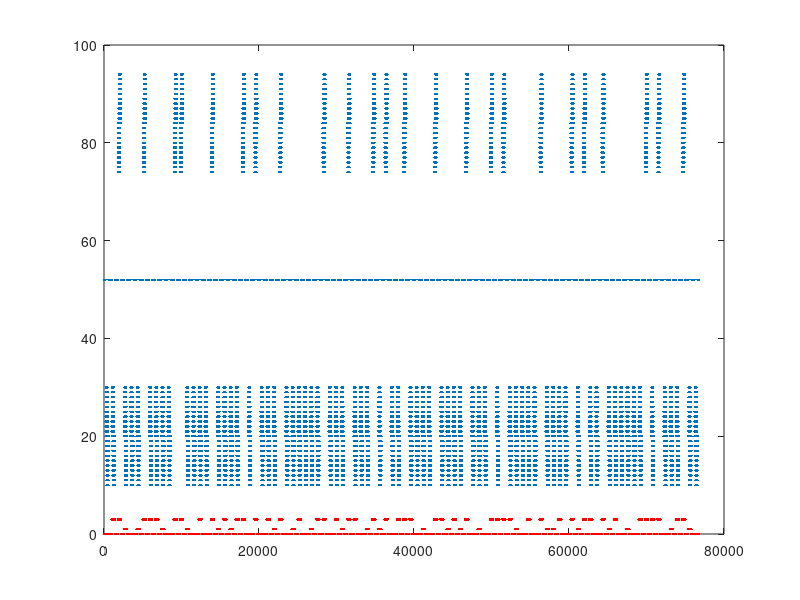

MATLAB code for this plot:
% makeFunctionTwoStripegs4rand.m
% 1/9/2012, modified from
% makeFunctionMultiStripegs4rand.m
% 12/4/2012, modified from
% makeFunctionMultiStripegs4.m
% 12/4/2012, modified from
% makeFunctionExpandingOscillatingStripe4.m
% 11/14/2012 modified from
% % makeFunctionExpandingStripe4.m and makeFunctionStripeBlobGrating3.m
% 11/14/2012, modified from
% makeFunctionSpinningStripe4.m
% 10/16/2012, modified from
% makeFunctionStripeBlobGratinggs4.m
% PTW 8/29/2012 hack for gs=4, modified from
% makeFunctionStripeBlobGratinggs3.m

UPDATE_RATE_FPS = 100;
OSC_DURATION_SEC = 4;
BLANK_DURATION_SEC = 4;
OSC_FREQ_HZ = .5;

step_size = 1/UPDATE_RATE_FPS;
tBlank = 0:step_size:BLANK_DURATION_SEC/2-step_size;
tOsc = 0:step_size:OSC_DURATION_SEC;
%% make oscillating stripe functions
OSC_AMP_FRAMES = 10; % 20 frames (pixels) = 45 degrees

CENTER_POS_OFFSET = 104; % center position is x=1 (or x=105)
MAX_POS_X = 104; % maximum pattern position
MAX_POS_Y = 4;
RIGHT_OSC_OFFSET = 20; % right position is x=21
LEFT_OSC_OFFSET = 84; % 85
BLANK_POS_OFFSET_X = 52; % 53
BLANK_POS_OFFSET_Y = 0; % blank position is y=1
ONE_STRIPE_OFFSET_Y = 0;
TWO_STRIPE_OFFSET_Y = 1;
THREE_STRIPE_OFFSET_Y = 2;
TWO_OPP_STRIPE_OFFSET_Y = 3;

funcBlankx = 0*tBlank+BLANK_POS_OFFSET_X;
funcOscPosDirx = round(OSC_AMP_FRAMES*sin(2*pi*OSC_FREQ_HZ*tOsc) + RIGHT_OSC_OFFSET);
funcOscNegDirx = round(-OSC_AMP_FRAMES*sin(2*pi*OSC_FREQ_HZ*tOsc) + LEFT_OSC_OFFSET);

funcBlanky = 0*tBlank+BLANK_POS_OFFSET_Y;

%%%%%%%%%%%%%%%%%%%%%%%%%%%
% FROM FUTURE: noticed bug, these should be [funcBlanky, tOsc*0 +
% ONE_STRIPE_OFFSET_Y, funcBlanky(1:end-1)];, etc but got lucky because
% mod(52, 4)=0, so mod(funcy, MAX_POS_Y) corrects mistake
%%%%%%%%%%%%%%%%%%%%%%%%%
allFuncy(1,:) = [funcBlanky, tOsc*0 + ONE_STRIPE_OFFSET_Y, funcBlankx(1:end-1)];
allFuncy(2,:) = [funcBlanky, tOsc*0 + TWO_STRIPE_OFFSET_Y, funcBlankx(1:end-1)];
allFuncy(3,:) = [funcBlanky, tOsc*0 + TWO_OPP_STRIPE_OFFSET_Y, funcBlankx(1:end-1)];
allFuncy(4,:) = [funcBlanky, tOsc*0 + TWO_OPP_STRIPE_OFFSET_Y, funcBlankx(1:end-1)];

allFuncx(1,:) = [funcBlankx,funcOscPosDirx, funcBlankx(1:end-1)];
allFuncx(2,:) = [funcBlankx,funcOscPosDirx, funcBlankx(1:end-1)];
allFuncx(3,:) = [funcBlankx,funcOscPosDirx, funcBlankx(1:end-1)];
allFuncx(4,:) = [funcBlankx,funcOscNegDirx, funcBlankx(1:end-1)];

allPerms = perms([1,2,3,4]);
allPerms = allPerms(randperm(size(allPerms,1))',:);
allPerms = reshape(allPerms',1,[]);

funcy = allFuncy(allPerms,:);
funcy = reshape(funcy',1,[]);
funcy = mod(funcy, MAX_POS_Y);

funcx = allFuncx(allPerms,:);
funcx = reshape(funcx',1,[]);
funcx = mod(funcx, MAX_POS_X);
%% save file

thisFullFileName =  mfilename('fullpath');
[thisDirectoryName,thisFileName,thisFileExtension] = fileparts(thisFullFileName);
%thisDirectoryName = 'C:\Users\nebulosa\Documents\panels\Matlab Codes\functions\Peter';
fullOutFileNameX = [thisDirectoryName '\position_function_two_stripe_xgs4rand.mat'];
fullOutFileNameY = [thisDirectoryName '\position_function_two_stripe_ygs4rand.mat'];
func = funcx;
save(fullOutFileNameX, 'func');
func = funcy;
save(fullOutFileNameY, 'func');

%% plot to check
figure
plot(funcx,'.')
hold on
plot(funcy,'.r')
